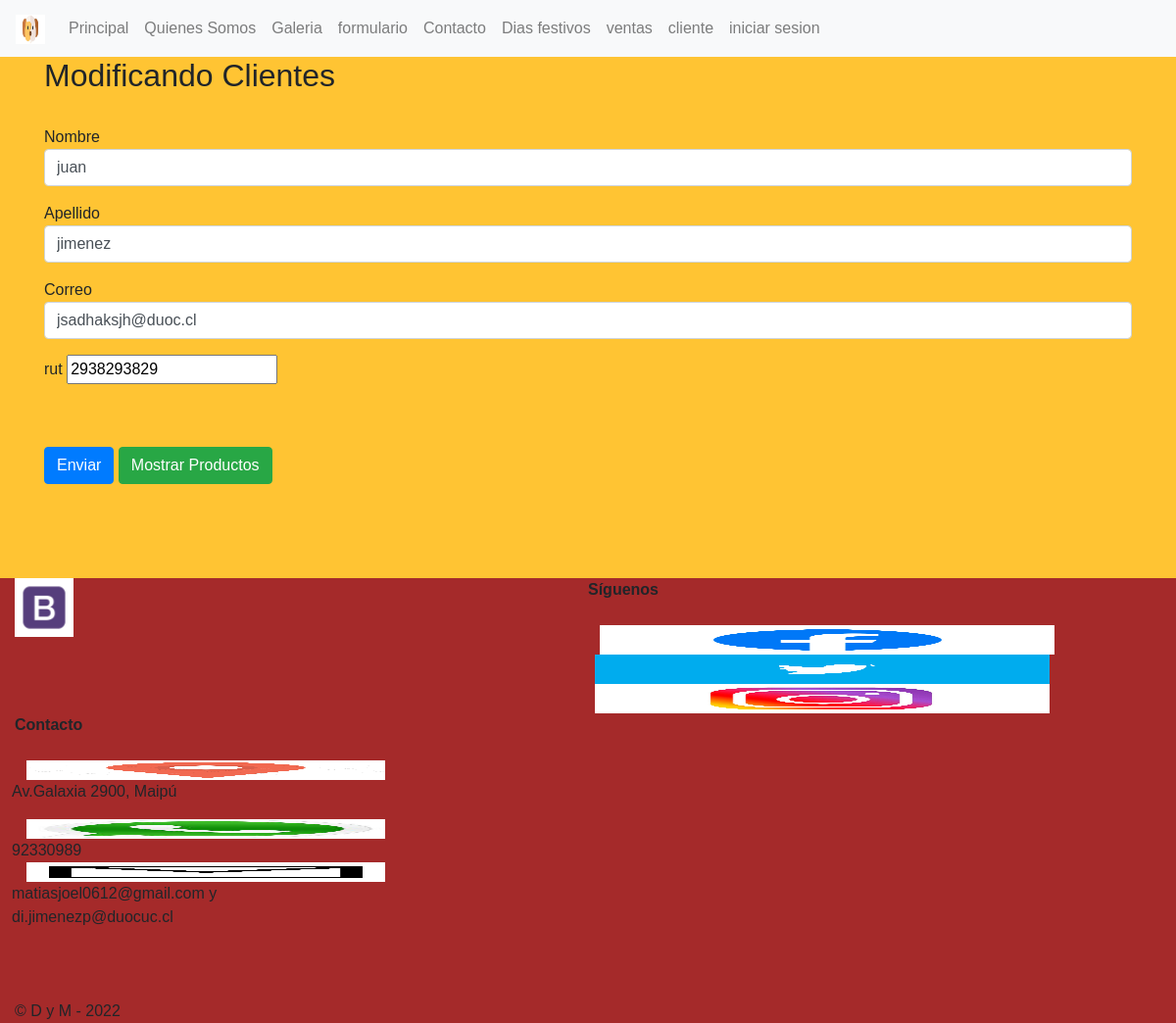
The page /modificarcliente/2938293829 on the database its author committed.
### apptienda/models.py (models this page shows, shortened)
class Cliente(models.Model):
    nombre = models.CharField(max_length=30, verbose_name='nombre')
    apellido= models.CharField(max_length=25, verbose_name='apellido')
    correo= models.CharField(max_length=25, verbose_name='correo')
    rut= models.CharField(max_length=10, primary_key=True, verbose_name='rut')
    telefono=models.CharField(max_length=9, verbose_name='telefono', default="")
    direccion=models.CharField(max_length=50, verbose_name='direccion', default="")

### apptienda/views.py (the view)
# urls.py: path('modificarcliente/<id>',modificarcliente, name="modificarcliente"),
def modificarcliente(request, id):
    cliente =  Cliente.objects.get(rut=id)
    datos = {
        'form': ClienteForm(instance = cliente)
    }
    if request.method=='POST':
        formulario = ClienteForm(data=request.POST, instance = cliente)
        if formulario.is_valid():
            formulario.save()
            return redirect ('cliente')
    return render(request, 'modificarcliente.html', datos)

### apptienda/templates/modificarcliente.html (shortened to what this page needs)
<!DOCTYPE html>
<html lang="en">
<head>
    <link href="https://cdn.jsdelivr.net/npm/bootstrap@5.0.1/dist/css/bootstrap.min.css" rel="stylesheet">
    <link rel="stylesheet" href="cdn.jsdelivr.net/npm/bootstrap@4.6.0/dist/css/bootstrap.min.css">
</head>
<body style="background-color:#FFC433;"></body>
    <nav class="navbar navbar-expand-sm navbar-light bg-light">
        <a class="navbar-brand" href="#">
          {% load static %}
          <img src="{% static 'img/perro3.jpg' %}" width="30" height="30" alt="">
        </a>
        <div class="collapse navbar-collapse" id="opciones">
          <ul class="navbar-nav">
            <li class="nav-item">
              <a class="nav-link" href="{% url 'index' %}" target="_blank">Principal</a>
            </li>
            <li class="nav-item">
              <a class="nav-link" href="{% url 'somos' %}" target="_blank">Quienes Somos</a>
            </li>
            <li class="nav-item">
              <a class="nav-link" href="{% url 'galeria' %}" target="_blank">Galeria</a>
            </li>
            <li class="nav-item">
              <a class="nav-link" href="{% url 'formulario' %}" target="_blank">formulario</a>
            </li>
            <li class="nav-item">
              <a class="nav-link" href="{% url 'formularioContacto' %}" target="_blank">Contacto</a>
            </li>
            <li class="nav-item">
              <a class="nav-link" href="{% url 'api' %}" target="_blank">Dias festivos</a>
            </li>
            <li class="nav-item">
              <a class="nav-link" href="{% url 'ventaproductos' %}" target="_blank"> ventas </a>
            </li>
            <li class="nav-item" >
              <a class="nav-link" href="{% url 'cliente' %}" target="_blank">cliente</a>
          </li>
            <li class="nav-item">
              <a class="nav-link" href="{% url 'login' %}" target="_blank"> iniciar sesion </a>
            </li>
          </ul>
        </div>
      </nav>
    <div class="container">
        <h2>Modificando Clientes</h2>
        <br>
        <form method="POST" action="#" id="formulario">
            <div class="form-group">
                {{form.nombre.label}}
                {{form.nombre}}
            </div>
            <div class="form-group">
                {{form.apellido.label}}
                {{form.apellido}}
            </div>
            <div class="form-group">
                {{form.correo.label}}
                {{form.correo}}
            </div>
            <div class="form-group">
                {{form.rut.label}}
                {{form.rut}}
            </div>
            <br>
            <br>
            <input type="submit" class="btn btn-primary" value="Enviar">
            <a href="{% url 'cliente' %}" class="btn btn-success">Mostrar Productos</a>
        </form>
        <br>
    </div>
<br>
<br>
<br>
  <body>
  <footer>
    <div>
    <footer style="background-color:brown">
    <div class="row col-12">
        <div class="col-lg-1">
            <img src="{%  static 'img/bed30ddfa5d434e827c775ac9a3b0d38.jpg' %}" alt="logoBookStop" width="60px">
        </div>
        <div class="col-lg-1">
        </div>
        <div class="col-lg-1">
        </div>
        <div class="col-lg-1">
        </div>
        <div class="col-lg-2">
        </div>
        <div class="col-lg-5">
            <strong>Síguenos</strong>
            <br><br>
            <div class="row">
                <img src="{% static 'img/face1.jpg' %}" alt="" width="30px" height="30px"
                    style=" margin-left: 15px;">
                <img src="{% static 'img/twitter.jpg' %}" alt="" width="30px" height="30px" style=" margin-left: 10px;">
                <img src="{% static 'img/insta1.jpg' %}" alt="" width="30px" height="30px" style=" margin-left: 10px;">
            </div>
        </div>
        <div class="col-lg-4">
            <strong>Contacto</strong>
            <br><br>
            <div class="row">
                <img src="{% static 'img/location.jpg' %}" alt="" width="20px" height="20px"
                    style="margin-right: 10px; margin-left: 15px;">
                <p1>Av.Galaxia 2900, Maipú</p>
            </div>
            <div class="row">
                <img src="{% static 'img/wasap1.jfif' %}" alt="" width="20px" height="20px"
                    style="margin-right: 10px; margin-left: 15px;">
                <p1>92330989</p1>
            </div>
            <div class="row">
                <img src="{% static 'img/correo.jpg' %}" alt="" width="20px" height="20px"
                    style="margin-right: 10px; margin-left: 15px;">
                <p1>matiasjoel0612@gmail.com y di.jimenezp@duocuc.cl</p1>
            </div>
            <br><br><br>
            <p1>&copy; D y M - 2022</p1>
        </div>
  </footer>
  </body>
  </html>
  </body>
  </html>
  </html>
</body>
</html>
</body>
</html>

### apptienda/templates/modificarcliente.html (style rules this page uses)
body { font-family: Arial; }

### rows shown on the page
Cliente: nombre "juan", apellido "jimenez", correo "jsadhaksjh@duoc.cl", rut "2938293829"
